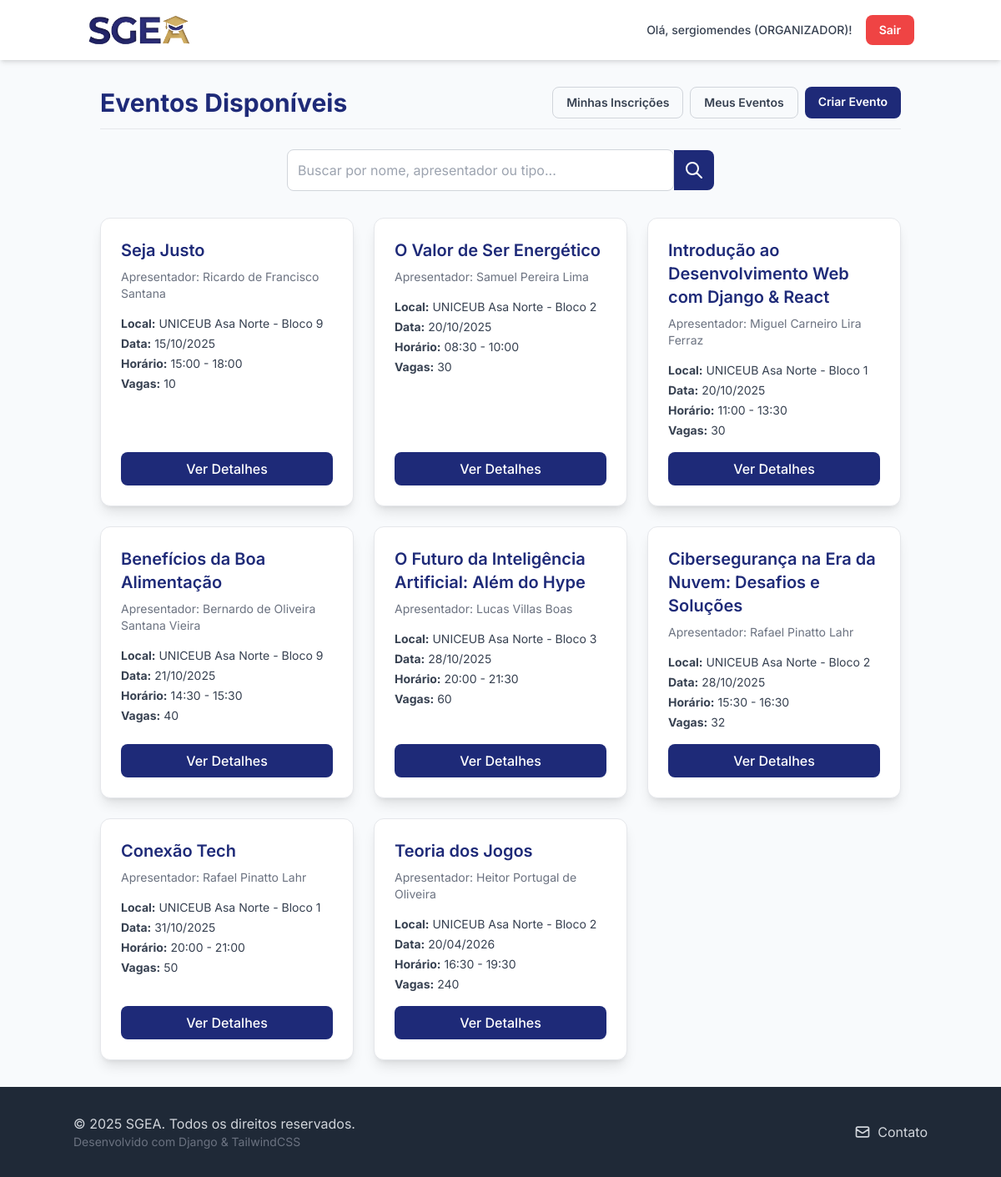
The app's page /eventos/ (signed in) with its own data.
### users/models.py (models this page shows, shortened)
class Usuario(AbstractUser):
    telefone = models.CharField(max_length=15, verbose_name='Telefone', blank=True, null=True)
    instituicao_ensino = models.CharField(
        max_length=100,
        verbose_name='Instituição de Ensino',
        blank=True,
        null=True
    )
    PERFIL_CHOICES = (
        ('ALUNO', 'Aluno'),
        ('PROFESSOR', 'Professor'),
        ('ORGANIZADOR', 'Organizador'),
    )
    perfil = models.CharField(
        max_length=15,
        choices=PERFIL_CHOICES,
        default='ALUNO',
        verbose_name='Perfil'
    )
    data_registro = models.DateTimeField(auto_now_add=True)
    class Meta:
        verbose_name = 'Usuário'
        verbose_name_plural = 'Usuários'

### events/models.py (models this page shows, shortened)
class Evento(models.Model):
    TIPO_CHOICES = (
        ('SEMINARIO', 'Seminário'),
        ('PALESTRA', 'Palestra'),
        ('MINICURSO', 'Minicurso'),
        ('SEMANA', 'Semana Acadêmica'),
    )
    nome_evento = models.CharField(max_length=255)
    apresentador = models.CharField(max_length=255)
    tipo_evento = models.CharField(max_length=50, choices=TIPO_CHOICES)
    data = models.DateField()
    horario_inicio = models.TimeField()
    horario_fim = models.TimeField()
    local = models.CharField(max_length=255)
    qtd_participantes = models.IntegerField(default=0)
    organizador_responsavel = models.ForeignKey(
        Usuario,
        on_delete=models.CASCADE,
        limit_choices_to={'perfil': 'ORGANIZADOR'}
    )

### events/views.py (the view)
# urls.py: path('', views.EventListView.as_view(), name='event_list'),
class EventListView(ListView):
    model = Evento
    template_name = 'events/event_list.html'
    context_object_name = 'object_list'
    def get_queryset(self):
        queryset = Evento.objects.all().order_by('data')
        query = self.request.GET.get('q')
        if query:
            queryset = queryset.filter(Q(nome_evento__icontains=query) | Q(apresentador__icontains=query) | Q(tipo_evento__icontains=query)).distinct()
        return queryset

### events/templates/events/event_list.html (shortened to what this page needs)
{% load static %}
<!DOCTYPE html>
<html lang="pt-br">
<head>
    <script src="https://cdn.tailwindcss.com"></script>
    <link rel="stylesheet" href="{% static 'css/base.css' %}">
</head>
<body>
    {% include 'inicio/partials/header.html' %}
    <main class="container mx-auto p-4 sm:p-6 md:p-8">
        <div class="flex justify-between items-center mb-6 border-b pb-3">
            <h2 class="text-3xl font-bold" style="color: var(--sgea-blue);">Eventos Disponíveis</h2>
            {% if user.is_authenticated %}
                {% if user.perfil == 'ORGANIZADOR' %}
                    <div class="flex space-x-2">
                        <a href="{% url 'events:my_inscriptions' %}" class="px-4 py-2 text-gray-700 border border-gray-300 rounded-lg text-sm font-semibold hover:bg-gray-100 transition duration-150">Minhas Inscrições</a>
                        <a href="{% url 'events:my_event_list' %}" class="px-4 py-2 text-gray-700 border border-gray-300 rounded-lg text-sm font-semibold hover:bg-gray-100 transition duration-150">Meus Eventos</a>
                        <a href="{% url 'events:event_create' %}" class="px-4 py-2 text-white rounded-lg text-sm font-semibold transition duration-150" style="background-color: var(--sgea-blue);" onmouseover="this.style.backgroundColor='#1a256a'" onmouseout="this.style.backgroundColor='var(--sgea-blue)'">Criar Evento</a>
                    </div>
                {% endif %}
            {% endif %}
        </div>
        <div class="mb-8">
            <form method="get" action="" class="flex items-center w-full max-w-lg mx-auto">
                <input type="text" name="q" value="{{ request.GET.q }}" placeholder="Buscar por nome, apresentador ou tipo...">
                <button type="submit" class="p-3 text-white rounded-r-lg" style="background-color: var(--sgea-blue);" onmouseover="this.style.backgroundColor='#1a256a'" onmouseout="this.style.backgroundColor='var(--sgea-blue)'">
                    <svg class="w-6 h-6" fill="none" stroke="currentColor" viewBox="0 0 24 24" xmlns="http://www.w3.org/2000/svg"><path stroke-linecap="round" stroke-linejoin="round" stroke-width="2" d="M21 21l-6-6m2-5a7 7 0 11-14 0 7 7 0 0114 0z"></path></svg>
                </button>
            </form>
        </div>
        {% if object_list %}
            <div class="grid grid-cols-1 md:grid-cols-2 lg:grid-cols-3 gap-6">
                {% for evento in object_list %}
                    <div class="bg-white p-6 rounded-xl shadow-lg hover:shadow-xl transition duration-300 border border-gray-200 flex flex-col">
                        <h3 class="text-xl font-semibold mb-2" style="color: var(--sgea-blue);">{{ evento.nome_evento }}</h3>
                        <p class="text-gray-500 text-sm mb-4">Apresentador: {{ evento.apresentador }}</p>
                        <div class="space-y-1 text-sm text-gray-700 flex-grow">
                            <p><strong>Local:</strong> {{ evento.local }}</p>
                            <p><strong>Data:</strong> {{ evento.data|date:"d/m/Y" }}</p>
                            <p><strong>Horário:</strong> {{ evento.horario_inicio|time:"H:i" }} - {{ evento.horario_fim|time:"H:i" }}</p>
                            <p><strong>Vagas:</strong> {{ evento.qtd_participantes }}</p>
                        </div>
                        <div class="mt-4">
                            <a href="{% url 'events:event_detail' pk=evento.pk %}" class="w-full inline-block text-center text-white font-medium py-2 rounded-lg transition duration-200" style="background-color: var(--sgea-blue);" onmouseover="this.style.backgroundColor='#1a256a'" onmouseout="this.style.backgroundColor='var(--sgea-blue)'">Ver Detalhes</a>
                        </div>
                    </div>
                {% endfor %}
            </div>
        {% endif %}
    </main>
    {% include 'inicio/partials/footer.html' %}
</body>
</html>

### inicio/templates/inicio/partials/header.html (shortened to what this page needs)
{% load static %}
<nav class="bg-white shadow-md sticky top-0 z-10">
    <div class="container mx-auto flex justify-between items-center p-4 flex-wrap">
        <a href="{% url 'inicio:home' %}">
            <img src="{% static 'images/logocortada.png' %}" alt="SGEA Logo" class="h-10 w-auto">
        </a>
        <div id="menu" class="hidden md:flex md:items-center md:space-x-4 w-full md:w-auto mt-4 md:mt-0">
            {% if user.is_authenticated %}
                <span class="block md:inline-block text-gray-700 text-sm font-medium py-2">Olá, {{ user.username }} ({{ user.perfil }})!</span>
                <form class="inline-block w-full md:w-auto mt-2 md:mt-0" method="post" action="{% url 'logout' %}">
                    <button type="submit" class="w-full text-center bg-red-500 hover:bg-red-600 text-white px-4 py-2 rounded-lg text-sm font-semibold transition duration-200">Sair</button>
                </form>
            {% endif %}
        </div>
    </div>
</nav>

### sgea_core/static/css/base.css (style rules this page uses)
:root { --sgea-blue: #1E2A78; --sgea-gold: #E4B74C; --sgea-light-gray: #f8fafc; }
html { height: 100%; }
body { display: flex; flex-direction: column; min-height: 100%; font-family: 'Inter', sans-serif; margin: 0; padding: 0; box-sizing: border-box; -webkit-font-smoothing: antialiased; background-color: var(--sgea-light-gray); }
main { flex-grow: 1; }
h1, h2, h3, .text-primary { color: var(--sgea-blue); }
a { color: var(--sgea-blue); transition: color 0.2s; }
input[type="text"], input[type="password"], input[type="email"], input[type="number"], input[type="date"], input[type="time"], select { width: 100%; padding: 0.75rem; border: 1px solid #d1d5db; border-radius: 0.5rem; outline: none; transition: box-shadow 0.2s; }

### records on screen
Usuario: username "sergiomendes", perfil "ORGANIZADOR"
Evento: nome_evento "Seja Justo", apresentador "Ricardo de Francisco Santana", local "UNICEUB Asa Norte - Bloco 9", data "15/10/2025", horario_inicio "15:00", horario_fim "18:00", qtd_participantes "10"
Evento: nome_evento "O Valor de Ser Energético", apresentador "Samuel Pereira Lima", local "UNICEUB Asa Norte - Bloco 2", data "20/10/2025", horario_inicio "08:30", horario_fim "10:00", qtd_participantes "30"
Evento: nome_evento "Introdução ao Desenvolvimento Web com Django & React", apresentador "Miguel Carneiro Lira Ferraz", local "UNICEUB Asa Norte - Bloco 1", data "20/10/2025", horario_inicio "11:00", horario_fim "13:30", qtd_participantes "30"
Evento: nome_evento "Benefícios da Boa Alimentação", apresentador "Bernardo de Oliveira Santana Vieira", local "UNICEUB Asa Norte - Bloco 9", data "21/10/2025", horario_inicio "14:30", horario_fim "15:30", qtd_participantes "40"
Evento: nome_evento "O Futuro da Inteligência Artificial: Além do Hype", apresentador "Lucas Villas Boas", local "UNICEUB Asa Norte - Bloco 3", data "28/10/2025", horario_inicio "20:00", horario_fim "21:30", qtd_participantes "60"
Evento: nome_evento "Cibersegurança na Era da Nuvem: Desafios e Soluções", apresentador "Rafael Pinatto Lahr", local "UNICEUB Asa Norte - Bloco 2", data "28/10/2025", horario_inicio "15:30", horario_fim "16:30", qtd_participantes "32"
Evento: nome_evento "Conexão Tech", apresentador "Rafael Pinatto Lahr", local "UNICEUB Asa Norte - Bloco 1", data "31/10/2025", horario_inicio "20:00", horario_fim "21:00", qtd_participantes "50"
Evento: nome_evento "Teoria dos Jogos", apresentador "Heitor Portugal de Oliveira", local "UNICEUB Asa Norte - Bloco 2", data "20/04/2026", horario_inicio "16:30", horario_fim "19:30", qtd_participantes "240"
